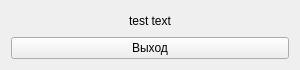
<?xml version="1.0" encoding="UTF-8"?>
<ui version="4.0">
 <class>MyForm</class>
 <widget class="QWidget" name="MyForm">
  <property name="geometry">
   <rect>
    <x>0</x>
    <y>0</y>
    <width>300</width>
    <height>70</height>
   </rect>
  </property>
  <property name="windowTitle">
   <string>Моя форма</string>
  </property>
  <layout class="QHBoxLayout" name="horizontalLayout">
   <item>
    <layout class="QVBoxLayout" name="verticalLayout">
     <item>
      <widget class="QLabel" name="label">
       <property name="text">
        <string>test text</string>
       </property>
       <property name="alignment">
        <set>Qt::AlignCenter</set>
       </property>
      </widget>
     </item>
     <item>
      <widget class="QPushButton" name="btnQuit">
       <property name="text">
        <string>Выход</string>
       </property>
      </widget>
     </item>
    </layout>
   </item>
  </layout>
 </widget>
 <resources/>
 <connections/>
</ui>
